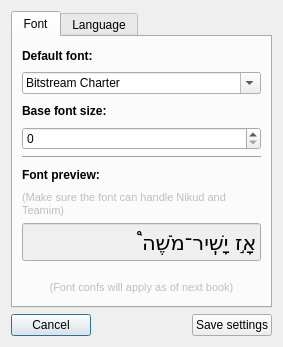
<?xml version="1.0" encoding="UTF-8"?>
<ui version="4.0">
 <class>Settings</class>
 <widget class="QDialog" name="Settings">
  <property name="geometry">
   <rect>
    <x>0</x>
    <y>0</y>
    <width>283</width>
    <height>347</height>
   </rect>
  </property>
  <property name="windowTitle">
   <string>Orayta settings</string>
  </property>
  <layout class="QVBoxLayout" name="verticalLayout_2">
   <item>
    <widget class="QTabWidget" name="tabWidget">
     <property name="currentIndex">
      <number>0</number>
     </property>
     <widget class="QWidget" name="tab">
      <attribute name="title">
       <string>Font</string>
      </attribute>
      <layout class="QVBoxLayout" name="verticalLayout">
       <item>
        <widget class="QLabel" name="label_9">
         <property name="font">
          <font>
           <weight>75</weight>
           <bold>true</bold>
          </font>
         </property>
         <property name="text">
          <string>Default font:</string>
         </property>
        </widget>
       </item>
       <item>
        <widget class="QFontComboBox" name="fontComboBox">
         <property name="layoutDirection">
          <enum>Qt::LeftToRight</enum>
         </property>
         <property name="styleSheet">
          <string>font: 8pt &quot;Sans Serif&quot;;</string>
         </property>
         <property name="currentIndex">
          <number>0</number>
         </property>
         <property name="sizeAdjustPolicy">
          <enum>QComboBox::AdjustToContentsOnFirstShow</enum>
         </property>
         <property name="writingSystem">
          <enum>QFontDatabase::Hebrew</enum>
         </property>
         <property name="currentFont">
          <font>
           <family>Arial</family>
          </font>
         </property>
        </widget>
       </item>
       <item>
        <widget class="QLabel" name="label_4">
         <property name="font">
          <font>
           <weight>75</weight>
           <bold>true</bold>
          </font>
         </property>
         <property name="layoutDirection">
          <enum>Qt::LeftToRight</enum>
         </property>
         <property name="text">
          <string>Base font size:</string>
         </property>
        </widget>
       </item>
       <item>
        <widget class="QSpinBox" name="fonSizeSpinBox">
         <property name="layoutDirection">
          <enum>Qt::LeftToRight</enum>
         </property>
        </widget>
       </item>
       <item>
        <widget class="Line" name="line_2">
         <property name="orientation">
          <enum>Qt::Horizontal</enum>
         </property>
        </widget>
       </item>
       <item>
        <widget class="QLabel" name="label_6">
         <property name="font">
          <font>
           <weight>75</weight>
           <bold>true</bold>
          </font>
         </property>
         <property name="text">
          <string>Font preview:</string>
         </property>
        </widget>
       </item>
       <item>
        <widget class="QLabel" name="label_3">
         <property name="enabled">
          <bool>false</bool>
         </property>
         <property name="font">
          <font>
           <pointsize>8</pointsize>
          </font>
         </property>
         <property name="text">
          <string>(Make sure the font can handle Nikud and Teamim)</string>
         </property>
         <property name="wordWrap">
          <bool>true</bool>
         </property>
        </widget>
       </item>
       <item>
        <widget class="QLineEdit" name="fontPreview">
         <property name="enabled">
          <bool>false</bool>
         </property>
         <property name="palette">
          <palette>
           <active>
            <colorrole role="WindowText">
             <brush brushstyle="SolidPattern">
              <color alpha="255">
               <red>27</red>
               <green>25</green>
               <blue>24</blue>
              </color>
             </brush>
            </colorrole>
            <colorrole role="Dark">
             <brush brushstyle="SolidPattern">
              <color alpha="255">
               <red>1</red>
               <green>0</green>
               <blue>0</blue>
              </color>
             </brush>
            </colorrole>
            <colorrole role="Text">
             <brush brushstyle="SolidPattern">
              <color alpha="255">
               <red>24</red>
               <green>22</green>
               <blue>21</blue>
              </color>
             </brush>
            </colorrole>
            <colorrole role="ButtonText">
             <brush brushstyle="SolidPattern">
              <color alpha="255">
               <red>27</red>
               <green>25</green>
               <blue>24</blue>
              </color>
             </brush>
            </colorrole>
           </active>
           <inactive>
            <colorrole role="WindowText">
             <brush brushstyle="SolidPattern">
              <color alpha="255">
               <red>29</red>
               <green>28</green>
               <blue>28</blue>
              </color>
             </brush>
            </colorrole>
            <colorrole role="Dark">
             <brush brushstyle="SolidPattern">
              <color alpha="255">
               <red>1</red>
               <green>0</green>
               <blue>0</blue>
              </color>
             </brush>
            </colorrole>
            <colorrole role="Text">
             <brush brushstyle="SolidPattern">
              <color alpha="255">
               <red>27</red>
               <green>26</green>
               <blue>26</blue>
              </color>
             </brush>
            </colorrole>
            <colorrole role="ButtonText">
             <brush brushstyle="SolidPattern">
              <color alpha="255">
               <red>29</red>
               <green>28</green>
               <blue>28</blue>
              </color>
             </brush>
            </colorrole>
           </inactive>
           <disabled>
            <colorrole role="WindowText">
             <brush brushstyle="SolidPattern">
              <color alpha="255">
               <red>1</red>
               <green>0</green>
               <blue>0</blue>
              </color>
             </brush>
            </colorrole>
            <colorrole role="Dark">
             <brush brushstyle="SolidPattern">
              <color alpha="255">
               <red>1</red>
               <green>0</green>
               <blue>0</blue>
              </color>
             </brush>
            </colorrole>
            <colorrole role="Text">
             <brush brushstyle="SolidPattern">
              <color alpha="255">
               <red>1</red>
               <green>0</green>
               <blue>0</blue>
              </color>
             </brush>
            </colorrole>
            <colorrole role="ButtonText">
             <brush brushstyle="SolidPattern">
              <color alpha="255">
               <red>1</red>
               <green>0</green>
               <blue>0</blue>
              </color>
             </brush>
            </colorrole>
           </disabled>
          </palette>
         </property>
         <property name="font">
          <font>
           <family>Nachlieli CLM</family>
           <pointsize>16</pointsize>
          </font>
         </property>
         <property name="layoutDirection">
          <enum>Qt::RightToLeft</enum>
         </property>
         <property name="text">
          <string>אָ֣ז יָשִֽׁיר־מֹשֶׁה֩</string>
         </property>
        </widget>
       </item>
       <item>
        <spacer name="verticalSpacer">
         <property name="orientation">
          <enum>Qt::Vertical</enum>
         </property>
         <property name="sizeType">
          <enum>QSizePolicy::Maximum</enum>
         </property>
         <property name="sizeHint" stdset="0">
          <size>
           <width>20</width>
           <height>10</height>
          </size>
         </property>
        </spacer>
       </item>
       <item>
        <widget class="QLabel" name="label_5">
         <property name="enabled">
          <bool>false</bool>
         </property>
         <property name="font">
          <font>
           <pointsize>8</pointsize>
          </font>
         </property>
         <property name="text">
          <string>(Font confs will apply as of next book)</string>
         </property>
         <property name="alignment">
          <set>Qt::AlignCenter</set>
         </property>
        </widget>
       </item>
      </layout>
     </widget>
     <widget class="QWidget" name="tab_2">
      <attribute name="title">
       <string>Language</string>
      </attribute>
      <layout class="QVBoxLayout" name="verticalLayout_3">
       <property name="spacing">
        <number>15</number>
       </property>
       <property name="topMargin">
        <number>17</number>
       </property>
       <property name="bottomMargin">
        <number>15</number>
       </property>
       <item>
        <widget class="QGroupBox" name="groupBox">
         <property name="font">
          <font>
           <pointsize>10</pointsize>
          </font>
         </property>
         <property name="title">
          <string>Custom language</string>
         </property>
         <layout class="QVBoxLayout" name="verticalLayout_4">
          <item>
           <widget class="QComboBox" name="langComboBox"/>
          </item>
          <item>
           <widget class="QLabel" name="label">
            <property name="text">
             <string>&lt;!DOCTYPE HTML PUBLIC &quot;-//W3C//DTD HTML 4.0//EN&quot; &quot;http://www.w3.org/TR/REC-html40/strict.dtd&quot;&gt;
&lt;html&gt;&lt;head&gt;&lt;meta name=&quot;qrichtext&quot; content=&quot;1&quot; /&gt;&lt;style type=&quot;text/css&quot;&gt;
p, li { white-space: pre-wrap; }
&lt;/style&gt;&lt;/head&gt;&lt;body style=&quot; font-family:'Arial'; font-size:10pt; font-weight:400; font-style:normal;&quot;&gt;
&lt;p style=&quot; margin-top:0px; margin-bottom:0px; margin-left:0px; margin-right:0px; -qt-block-indent:0; text-indent:0px;&quot;&gt;&lt;span style=&quot; font-size:7pt;&quot;&gt;Note: Even when using a custom language, some dialogs may still appear in the system's language.&lt;/span&gt;&lt;/p&gt;&lt;/body&gt;&lt;/html&gt;</string>
            </property>
            <property name="textFormat">
             <enum>Qt::AutoText</enum>
            </property>
            <property name="wordWrap">
             <bool>true</bool>
            </property>
           </widget>
          </item>
         </layout>
        </widget>
       </item>
       <item>
        <widget class="QCheckBox" name="systemLangCbox">
         <property name="text">
          <string>Use system language</string>
         </property>
        </widget>
       </item>
       <item>
        <spacer name="verticalSpacer_2">
         <property name="orientation">
          <enum>Qt::Vertical</enum>
         </property>
         <property name="sizeHint" stdset="0">
          <size>
           <width>20</width>
           <height>40</height>
          </size>
         </property>
        </spacer>
       </item>
      </layout>
     </widget>
    </widget>
   </item>
   <item>
    <layout class="QHBoxLayout" name="horizontalLayout">
     <property name="leftMargin">
      <number>0</number>
     </property>
     <property name="topMargin">
      <number>0</number>
     </property>
     <property name="rightMargin">
      <number>0</number>
     </property>
     <item>
      <widget class="QPushButton" name="cancelBTN">
       <property name="text">
        <string>Cancel</string>
       </property>
      </widget>
     </item>
     <item>
      <spacer name="horizontalSpacer">
       <property name="orientation">
        <enum>Qt::Horizontal</enum>
       </property>
       <property name="sizeHint" stdset="0">
        <size>
         <width>40</width>
         <height>20</height>
        </size>
       </property>
      </spacer>
     </item>
     <item>
      <widget class="QPushButton" name="saveConf">
       <property name="text">
        <string>Save settings</string>
       </property>
       <property name="icon">
        <iconset resource="Orayta.qrc">
         <normaloff>:/Icons/configure.png</normaloff>:/Icons/configure.png</iconset>
       </property>
      </widget>
     </item>
    </layout>
   </item>
  </layout>
 </widget>
 <resources>
  <include location="Orayta.qrc"/>
 </resources>
 <connections/>
</ui>
